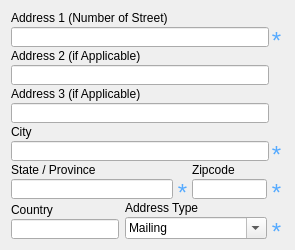
            <widget class="QWidget" name="fgdc_cntaddr" native="true">
             <layout class="QVBoxLayout" name="verticalLayout_5">
              <property name="spacing">
               <number>2</number>
              </property>
              <item>
               <widget class="QLabel" name="label_19">
                <property name="sizePolicy">
                 <sizepolicy hsizetype="Preferred" vsizetype="Minimum">
                  <horstretch>0</horstretch>
                  <verstretch>0</verstretch>
                 </sizepolicy>
                </property>
                <property name="minimumSize">
                 <size>
                  <width>0</width>
                  <height>0</height>
                 </size>
                </property>
                <property name="maximumSize">
                 <size>
                  <width>16777215</width>
                  <height>20</height>
                 </size>
                </property>
                <property name="font">
                 <font>
                  <family>Arial</family>
                  <pointsize>9</pointsize>
                  <weight>50</weight>
                  <italic>false</italic>
                  <bold>false</bold>
                 </font>
                </property>
                <property name="styleSheet">
                 <string notr="true"/>
                </property>
                <property name="text">
                 <string>Address 1 (Number of Street)</string>
                </property>
                <property name="scaledContents">
                 <bool>false</bool>
                </property>
                <property name="alignment">
                 <set>Qt::AlignBottom|Qt::AlignLeading|Qt::AlignLeft</set>
                </property>
                <property name="wordWrap">
                 <bool>false</bool>
                </property>
                <property name="indent">
                 <number>0</number>
                </property>
               </widget>
              </item>
              <item>
               <layout class="QHBoxLayout" name="horizontalLayout_8">
                <property name="spacing">
                 <number>0</number>
                </property>
                <item>
                 <widget class="QLineEdit" name="fgdc_address">
                  <property name="sizePolicy">
                   <sizepolicy hsizetype="Expanding" vsizetype="Minimum">
                    <horstretch>0</horstretch>
                    <verstretch>0</verstretch>
                   </sizepolicy>
                  </property>
                  <property name="minimumSize">
                   <size>
                    <width>0</width>
                    <height>0</height>
                   </size>
                  </property>
                  <property name="maximumSize">
                   <size>
                    <width>16777215</width>
                    <height>20</height>
                   </size>
                  </property>
                  <property name="toolTip">
                   <string>Address -- an address line for the address.
Type: text
Domain: free text
Short Name: address</string>
                  </property>
                 </widget>
                </item>
                <item>
                 <widget class="QLabel" name="label_20">
                  <property name="sizePolicy">
                   <sizepolicy hsizetype="Fixed" vsizetype="Minimum">
                    <horstretch>0</horstretch>
                    <verstretch>0</verstretch>
                   </sizepolicy>
                  </property>
                  <property name="minimumSize">
                   <size>
                    <width>15</width>
                    <height>0</height>
                   </size>
                  </property>
                  <property name="maximumSize">
                   <size>
                    <width>16777215</width>
                    <height>20</height>
                   </size>
                  </property>
                  <property name="font">
                   <font>
                    <family>Arial</family>
                    <pointsize>9</pointsize>
                    <weight>50</weight>
                    <italic>false</italic>
                    <bold>false</bold>
                   </font>
                  </property>
                  <property name="toolTip">
                   <string>Required</string>
                  </property>
                  <property name="text">
                   <string>&lt;html&gt;&lt;head/&gt;&lt;body&gt;&lt;p align=&quot;center&quot;&gt;&lt;span style=&quot; font-size:18pt; color:#55aaff;&quot;&gt;*&lt;/span&gt;&lt;/p&gt;&lt;/body&gt;&lt;/html&gt;</string>
                  </property>
                  <property name="scaledContents">
                   <bool>true</bool>
                  </property>
                  <property name="alignment">
                   <set>Qt::AlignHCenter|Qt::AlignTop</set>
                  </property>
                  <property name="margin">
                   <number>0</number>
                  </property>
                  <property name="indent">
                   <number>0</number>
                  </property>
                 </widget>
                </item>
               </layout>
              </item>
              <item>
               <widget class="QLabel" name="label_21">
                <property name="sizePolicy">
                 <sizepolicy hsizetype="Preferred" vsizetype="Minimum">
                  <horstretch>0</horstretch>
                  <verstretch>0</verstretch>
                 </sizepolicy>
                </property>
                <property name="minimumSize">
                 <size>
                  <width>0</width>
                  <height>0</height>
                 </size>
                </property>
                <property name="maximumSize">
                 <size>
                  <width>16777215</width>
                  <height>20</height>
                 </size>
                </property>
                <property name="text">
                 <string>Address 2 (if Applicable)</string>
                </property>
                <property name="alignment">
                 <set>Qt::AlignBottom|Qt::AlignLeading|Qt::AlignLeft</set>
                </property>
               </widget>
              </item>
              <item>
               <layout class="QHBoxLayout" name="horizontalLayout_9">
                <property name="spacing">
                 <number>0</number>
                </property>
                <item>
                 <widget class="QLineEdit" name="fgdc_address2">
                  <property name="sizePolicy">
                   <sizepolicy hsizetype="Expanding" vsizetype="Minimum">
                    <horstretch>0</horstretch>
                    <verstretch>0</verstretch>
                   </sizepolicy>
                  </property>
                  <property name="minimumSize">
                   <size>
                    <width>0</width>
                    <height>0</height>
                   </size>
                  </property>
                  <property name="maximumSize">
                   <size>
                    <width>16777215</width>
                    <height>20</height>
                   </size>
                  </property>
                  <property name="toolTip">
                   <string>Address -- an address line for the address.
Type: text
Domain: free text
Short Name: address</string>
                  </property>
                 </widget>
                </item>
                <item>
                 <spacer name="horizontalSpacer_5">
                  <property name="sizePolicy">
                   <sizepolicy hsizetype="Fixed" vsizetype="Minimum">
                    <horstretch>0</horstretch>
                    <verstretch>0</verstretch>
                   </sizepolicy>
                  </property>
                  <property name="orientation">
                   <enum>Qt::Horizontal</enum>
                  </property>
                  <property name="sizeType">
                   <enum>QSizePolicy::Fixed</enum>
                  </property>
                  <property name="sizeHint" stdset="0">
                   <size>
                    <width>15</width>
                    <height>20</height>
                   </size>
                  </property>
                 </spacer>
                </item>
               </layout>
              </item>
              <item>
               <widget class="QLabel" name="label_22">
                <property name="sizePolicy">
                 <sizepolicy hsizetype="Preferred" vsizetype="Minimum">
                  <horstretch>0</horstretch>
                  <verstretch>0</verstretch>
                 </sizepolicy>
                </property>
                <property name="minimumSize">
                 <size>
                  <width>0</width>
                  <height>0</height>
                 </size>
                </property>
                <property name="maximumSize">
                 <size>
                  <width>16777215</width>
                  <height>20</height>
                 </size>
                </property>
                <property name="text">
                 <string>Address 3 (if Applicable) </string>
                </property>
                <property name="alignment">
                 <set>Qt::AlignBottom|Qt::AlignLeading|Qt::AlignLeft</set>
                </property>
               </widget>
              </item>
              <item>
               <layout class="QHBoxLayout" name="horizontalLayout_10">
                <property name="spacing">
                 <number>0</number>
                </property>
                <item>
                 <widget class="QLineEdit" name="fgdc_address3">
                  <property name="sizePolicy">
                   <sizepolicy hsizetype="Expanding" vsizetype="Minimum">
                    <horstretch>0</horstretch>
                    <verstretch>0</verstretch>
                   </sizepolicy>
                  </property>
                  <property name="minimumSize">
                   <size>
                    <width>0</width>
                    <height>0</height>
                   </size>
                  </property>
                  <property name="maximumSize">
                   <size>
                    <width>16777215</width>
                    <height>20</height>
                   </size>
                  </property>
                  <property name="toolTip">
                   <string>Address -- an address line for the address.
Type: text
Domain: free text
Short Name: address</string>
                  </property>
                 </widget>
                </item>
                <item>
                 <spacer name="horizontalSpacer_6">
                  <property name="sizePolicy">
                   <sizepolicy hsizetype="Fixed" vsizetype="Minimum">
                    <horstretch>0</horstretch>
                    <verstretch>0</verstretch>
                   </sizepolicy>
                  </property>
                  <property name="orientation">
                   <enum>Qt::Horizontal</enum>
                  </property>
                  <property name="sizeType">
                   <enum>QSizePolicy::Fixed</enum>
                  </property>
                  <property name="sizeHint" stdset="0">
                   <size>
                    <width>15</width>
                    <height>20</height>
                   </size>
                  </property>
                 </spacer>
                </item>
               </layout>
              </item>
              <item>
               <widget class="QLabel" name="label_23">
                <property name="sizePolicy">
                 <sizepolicy hsizetype="Preferred" vsizetype="Minimum">
                  <horstretch>0</horstretch>
                  <verstretch>0</verstretch>
                 </sizepolicy>
                </property>
                <property name="minimumSize">
                 <size>
                  <width>0</width>
                  <height>0</height>
                 </size>
                </property>
                <property name="maximumSize">
                 <size>
                  <width>16777215</width>
                  <height>20</height>
                 </size>
                </property>
                <property name="text">
                 <string>City</string>
                </property>
                <property name="alignment">
                 <set>Qt::AlignBottom|Qt::AlignLeading|Qt::AlignLeft</set>
                </property>
               </widget>
              </item>
              <item>
               <layout class="QHBoxLayout" name="horizontalLayout_11">
                <property name="spacing">
                 <number>0</number>
                </property>
                <item>
                 <widget class="QLineEdit" name="fgdc_city">
                  <property name="sizePolicy">
                   <sizepolicy hsizetype="Expanding" vsizetype="Minimum">
                    <horstretch>0</horstretch>
                    <verstretch>0</verstretch>
                   </sizepolicy>
                  </property>
                  <property name="minimumSize">
                   <size>
                    <width>0</width>
                    <height>0</height>
                   </size>
                  </property>
                  <property name="maximumSize">
                   <size>
                    <width>16777215</width>
                    <height>20</height>
                   </size>
                  </property>
                  <property name="toolTip">
                   <string>City -- the city of the address.
Type: text
Domain: free text
Short Name: city</string>
                  </property>
                 </widget>
                </item>
                <item>
                 <widget class="QLabel" name="label_24">
                  <property name="sizePolicy">
                   <sizepolicy hsizetype="Fixed" vsizetype="Minimum">
                    <horstretch>0</horstretch>
                    <verstretch>0</verstretch>
                   </sizepolicy>
                  </property>
                  <property name="minimumSize">
                   <size>
                    <width>15</width>
                    <height>20</height>
                   </size>
                  </property>
                  <property name="maximumSize">
                   <size>
                    <width>16777215</width>
                    <height>20</height>
                   </size>
                  </property>
                  <property name="font">
                   <font>
                    <family>Arial</family>
                    <pointsize>9</pointsize>
                    <weight>50</weight>
                    <italic>false</italic>
                    <bold>false</bold>
                   </font>
                  </property>
                  <property name="toolTip">
                   <string>Required</string>
                  </property>
                  <property name="text">
                   <string>&lt;html&gt;&lt;head/&gt;&lt;body&gt;&lt;p align=&quot;center&quot;&gt;&lt;span style=&quot; font-size:18pt; color:#55aaff;&quot;&gt;*&lt;/span&gt;&lt;/p&gt;&lt;/body&gt;&lt;/html&gt;</string>
                  </property>
                  <property name="scaledContents">
                   <bool>true</bool>
                  </property>
                  <property name="alignment">
                   <set>Qt::AlignHCenter|Qt::AlignTop</set>
                  </property>
                  <property name="margin">
                   <number>0</number>
                  </property>
                  <property name="indent">
                   <number>0</number>
                  </property>
                 </widget>
                </item>
               </layout>
              </item>
              <item>
               <layout class="QHBoxLayout" name="horizontalLayout_19">
                <item>
                 <layout class="QVBoxLayout" name="verticalLayout_8">
                  <item>
                   <widget class="QLabel" name="label_27">
                    <property name="sizePolicy">
                     <sizepolicy hsizetype="Preferred" vsizetype="Minimum">
                      <horstretch>0</horstretch>
                      <verstretch>0</verstretch>
                     </sizepolicy>
                    </property>
                    <property name="minimumSize">
                     <size>
                      <width>0</width>
                      <height>0</height>
                     </size>
                    </property>
                    <property name="maximumSize">
                     <size>
                      <width>16777215</width>
                      <height>20</height>
                     </size>
                    </property>
                    <property name="styleSheet">
                     <string notr="true"/>
                    </property>
                    <property name="text">
                     <string>State / Province</string>
                    </property>
                    <property name="alignment">
                     <set>Qt::AlignBottom|Qt::AlignLeading|Qt::AlignLeft</set>
                    </property>
                   </widget>
                  </item>
                  <item>
                   <layout class="QHBoxLayout" name="horizontalLayout_18">
                    <item>
                     <widget class="QLineEdit" name="fgdc_state">
                      <property name="sizePolicy">
                       <sizepolicy hsizetype="Expanding" vsizetype="Minimum">
                        <horstretch>0</horstretch>
                        <verstretch>0</verstretch>
                       </sizepolicy>
                      </property>
                      <property name="minimumSize">
                       <size>
                        <width>0</width>
                        <height>0</height>
                       </size>
                      </property>
                      <property name="maximumSize">
                       <size>
                        <width>16777215</width>
                        <height>20</height>
                       </size>
                      </property>
                      <property name="toolTip">
                       <string>State or Province -- the state or province of the address.
Type: text
Domain: free text
Short Name: state</string>
                      </property>
                     </widget>
                    </item>
                    <item>
                     <widget class="QLabel" name="label_28">
                      <property name="sizePolicy">
                       <sizepolicy hsizetype="Fixed" vsizetype="Minimum">
                        <horstretch>0</horstretch>
                        <verstretch>0</verstretch>
                       </sizepolicy>
                      </property>
                      <property name="minimumSize">
                       <size>
                        <width>15</width>
                        <height>0</height>
                       </size>
                      </property>
                      <property name="maximumSize">
                       <size>
                        <width>16777215</width>
                        <height>20</height>
                       </size>
                      </property>
                      <property name="font">
                       <font>
                        <family>Arial</family>
                        <pointsize>9</pointsize>
                        <weight>50</weight>
                        <italic>false</italic>
                        <bold>false</bold>
                       </font>
                      </property>
                      <property name="toolTip">
                       <string>Required</string>
                      </property>
                      <property name="text">
                       <string>&lt;html&gt;&lt;head/&gt;&lt;body&gt;&lt;p align=&quot;center&quot;&gt;&lt;span style=&quot; font-size:18pt; color:#55aaff;&quot;&gt;*&lt;/span&gt;&lt;/p&gt;&lt;/body&gt;&lt;/html&gt;</string>
                      </property>
                      <property name="scaledContents">
                       <bool>true</bool>
                      </property>
                      <property name="alignment">
                       <set>Qt::AlignHCenter|Qt::AlignTop</set>
                      </property>
                      <property name="margin">
                       <number>0</number>
                      </property>
                      <property name="indent">
                       <number>0</number>
                      </property>
                     </widget>
                    </item>
                   </layout>
                  </item>
                 </layout>
                </item>
                <item>
                 <layout class="QVBoxLayout" name="verticalLayout_2">
                  <item>
                   <widget class="QLabel" name="label_30">
                    <property name="sizePolicy">
                     <sizepolicy hsizetype="Preferred" vsizetype="Minimum">
                      <horstretch>0</horstretch>
                      <verstretch>0</verstretch>
                     </sizepolicy>
                    </property>
                    <property name="minimumSize">
                     <size>
                      <width>0</width>
                      <height>0</height>
                     </size>
                    </property>
                    <property name="maximumSize">
                     <size>
                      <width>75</width>
                      <height>20</height>
                     </size>
                    </property>
                    <property name="styleSheet">
                     <string notr="true"/>
                    </property>
                    <property name="text">
                     <string>Zipcode</string>
                    </property>
                    <property name="alignment">
                     <set>Qt::AlignBottom|Qt::AlignLeading|Qt::AlignLeft</set>
                    </property>
                   </widget>
                  </item>
                  <item>
                   <layout class="QHBoxLayout" name="horizontalLayout_2">
                    <item>
                     <widget class="QLineEdit" name="fgdc_postal">
                      <property name="sizePolicy">
                       <sizepolicy hsizetype="Expanding" vsizetype="Minimum">
                        <horstretch>0</horstretch>
                        <verstretch>0</verstretch>
                       </sizepolicy>
                      </property>
                      <property name="minimumSize">
                       <size>
                        <width>0</width>
                        <height>0</height>
                       </size>
                      </property>
                      <property name="maximumSize">
                       <size>
                        <width>75</width>
                        <height>20</height>
                       </size>
                      </property>
                      <property name="toolTip">
                       <string>Postal Code -- the ZIP or other postal code of the address.
Type: text
Domain: free text
Short Name: postal</string>
                      </property>
                     </widget>
                    </item>
                    <item>
                     <widget class="QLabel" name="label_29">
                      <property name="sizePolicy">
                       <sizepolicy hsizetype="Fixed" vsizetype="Minimum">
                        <horstretch>0</horstretch>
                        <verstretch>0</verstretch>
                       </sizepolicy>
                      </property>
                      <property name="minimumSize">
                       <size>
                        <width>15</width>
                        <height>0</height>
                       </size>
                      </property>
                      <property name="maximumSize">
                       <size>
                        <width>16777215</width>
                        <height>20</height>
                       </size>
                      </property>
                      <property name="font">
                       <font>
                        <family>Arial</family>
                        <pointsize>9</pointsize>
                        <weight>50</weight>
                        <italic>false</italic>
                        <bold>false</bold>
                       </font>
                      </property>
                      <property name="toolTip">
                       <string>Required</string>
                      </property>
                      <property name="text">
                       <string>&lt;html&gt;&lt;head/&gt;&lt;body&gt;&lt;p align=&quot;center&quot;&gt;&lt;span style=&quot; font-size:18pt; color:#55aaff;&quot;&gt;*&lt;/span&gt;&lt;/p&gt;&lt;/body&gt;&lt;/html&gt;</string>
                      </property>
                      <property name="scaledContents">
                       <bool>true</bool>
                      </property>
                      <property name="alignment">
                       <set>Qt::AlignHCenter|Qt::AlignTop</set>
                      </property>
                      <property name="margin">
                       <number>0</number>
                      </property>
                      <property name="indent">
                       <number>0</number>
                      </property>
                     </widget>
                    </item>
                   </layout>
                  </item>
                 </layout>
                </item>
               </layout>
              </item>
              <item>
               <layout class="QHBoxLayout" name="horizontalLayout_20">
                <property name="spacing">
                 <number>6</number>
                </property>
                <item>
                 <layout class="QVBoxLayout" name="verticalLayout_9">
                  <property name="spacing">
                   <number>2</number>
                  </property>
                  <item>
                   <widget class="QLabel" name="label_31">
                    <property name="sizePolicy">
                     <sizepolicy hsizetype="Preferred" vsizetype="Minimum">
                      <horstretch>0</horstretch>
                      <verstretch>0</verstretch>
                     </sizepolicy>
                    </property>
                    <property name="minimumSize">
                     <size>
                      <width>0</width>
                      <height>0</height>
                     </size>
                    </property>
                    <property name="maximumSize">
                     <size>
                      <width>16777215</width>
                      <height>20</height>
                     </size>
                    </property>
                    <property name="styleSheet">
                     <string notr="true"/>
                    </property>
                    <property name="text">
                     <string>Country</string>
                    </property>
                    <property name="alignment">
                     <set>Qt::AlignBottom|Qt::AlignLeading|Qt::AlignLeft</set>
                    </property>
                   </widget>
                  </item>
                  <item>
                   <layout class="QHBoxLayout" name="horizontalLayout_21">
                    <property name="spacing">
                     <number>2</number>
                    </property>
                    <item>
                     <widget class="QLineEdit" name="fgdc_country">
                      <property name="sizePolicy">
                       <sizepolicy hsizetype="Expanding" vsizetype="Minimum">
                        <horstretch>0</horstretch>
                        <verstretch>0</verstretch>
                       </sizepolicy>
                      </property>
                      <property name="minimumSize">
                       <size>
                        <width>0</width>
                        <height>0</height>
                       </size>
                      </property>
                      <property name="maximumSize">
                       <size>
                        <width>16777215</width>
                        <height>20</height>
                       </size>
                      </property>
                      <property name="baseSize">
                       <size>
                        <width>25</width>
                        <height>0</height>
                       </size>
                      </property>
                      <property name="toolTip">
                       <string>Country -- the country of the address.
Type: text
Domain: free text
Short Name: country</string>
                      </property>
                     </widget>
                    </item>
                   </layout>
                  </item>
                 </layout>
                </item>
                <item>
                 <layout class="QVBoxLayout" name="verticalLayout_10">
                  <property name="spacing">
                   <number>2</number>
                  </property>
                  <item>
                   <widget class="QLabel" name="label_33">
                    <property name="sizePolicy">
                     <sizepolicy hsizetype="Preferred" vsizetype="Minimum">
                      <horstretch>0</horstretch>
                      <verstretch>0</verstretch>
                     </sizepolicy>
                    </property>
                    <property name="minimumSize">
                     <size>
                      <width>0</width>
                      <height>0</height>
                     </size>
                    </property>
                    <property name="maximumSize">
                     <size>
                      <width>75</width>
                      <height>20</height>
                     </size>
                    </property>
                    <property name="styleSheet">
                     <string notr="true"/>
                    </property>
                    <property name="text">
                     <string>Address Type</string>
                    </property>
                    <property name="alignment">
                     <set>Qt::AlignBottom|Qt::AlignLeading|Qt::AlignLeft</set>
                    </property>
                   </widget>
                  </item>
                  <item>
                   <layout class="QHBoxLayout" name="horizontalLayout_12">
                    <item>
                     <widget class="QComboBox" name="fgdc_addrtype">
                      <property name="sizePolicy">
                       <sizepolicy hsizetype="Preferred" vsizetype="Minimum">
                        <horstretch>0</horstretch>
                        <verstretch>0</verstretch>
                       </sizepolicy>
                      </property>
                      <property name="minimumSize">
                       <size>
                        <width>0</width>
                        <height>0</height>
                       </size>
                      </property>
                      <property name="maximumSize">
                       <size>
                        <width>16777215</width>
                        <height>16777215</height>
                       </size>
                      </property>
                      <property name="toolTip">
                       <string>Address Type -- the information provided by the address.
Type: text
Domain: &quot;mailing&quot; &quot;physical&quot; &quot;mailing and physical&quot;, free text
Short Name: addrtype</string>
                      </property>
                      <property name="editable">
                       <bool>true</bool>
                      </property>
                      <item>
                       <property name="text">
                        <string>Mailing</string>
                       </property>
                      </item>
                      <item>
                       <property name="text">
                        <string>Physical</string>
                       </property>
                      </item>
                      <item>
                       <property name="text">
                        <string>Mailing and Physical</string>
                       </property>
                      </item>
                     </widget>
                    </item>
                    <item>
                     <widget class="QLabel" name="label_34">
                      <property name="sizePolicy">
                       <sizepolicy hsizetype="Fixed" vsizetype="Minimum">
                        <horstretch>0</horstretch>
                        <verstretch>0</verstretch>
                       </sizepolicy>
                      </property>
                      <property name="minimumSize">
                       <size>
                        <width>15</width>
                        <height>20</height>
                       </size>
                      </property>
                      <property name="maximumSize">
                       <size>
                        <width>16777215</width>
                        <height>20</height>
                       </size>
                      </property>
                      <property name="font">
                       <font>
                        <family>Arial</family>
                        <pointsize>9</pointsize>
                        <weight>50</weight>
                        <italic>false</italic>
                        <bold>false</bold>
                       </font>
                      </property>
                      <property name="toolTip">
                       <string>Required</string>
                      </property>
                      <property name="text">
                       <string>&lt;html&gt;&lt;head/&gt;&lt;body&gt;&lt;p align=&quot;center&quot;&gt;&lt;span style=&quot; font-size:18pt; color:#55aaff;&quot;&gt;*&lt;/span&gt;&lt;/p&gt;&lt;/body&gt;&lt;/html&gt;</string>
                      </property>
                      <property name="scaledContents">
                       <bool>true</bool>
                      </property>
                      <property name="alignment">
                       <set>Qt::AlignHCenter|Qt::AlignTop</set>
                      </property>
                      <property name="margin">
                       <number>0</number>
                      </property>
                      <property name="indent">
                       <number>0</number>
                      </property>
                     </widget>
                    </item>
                   </layout>
                  </item>
                 </layout>
                </item>
               </layout>
              </item>
             </layout>
            </widget>
